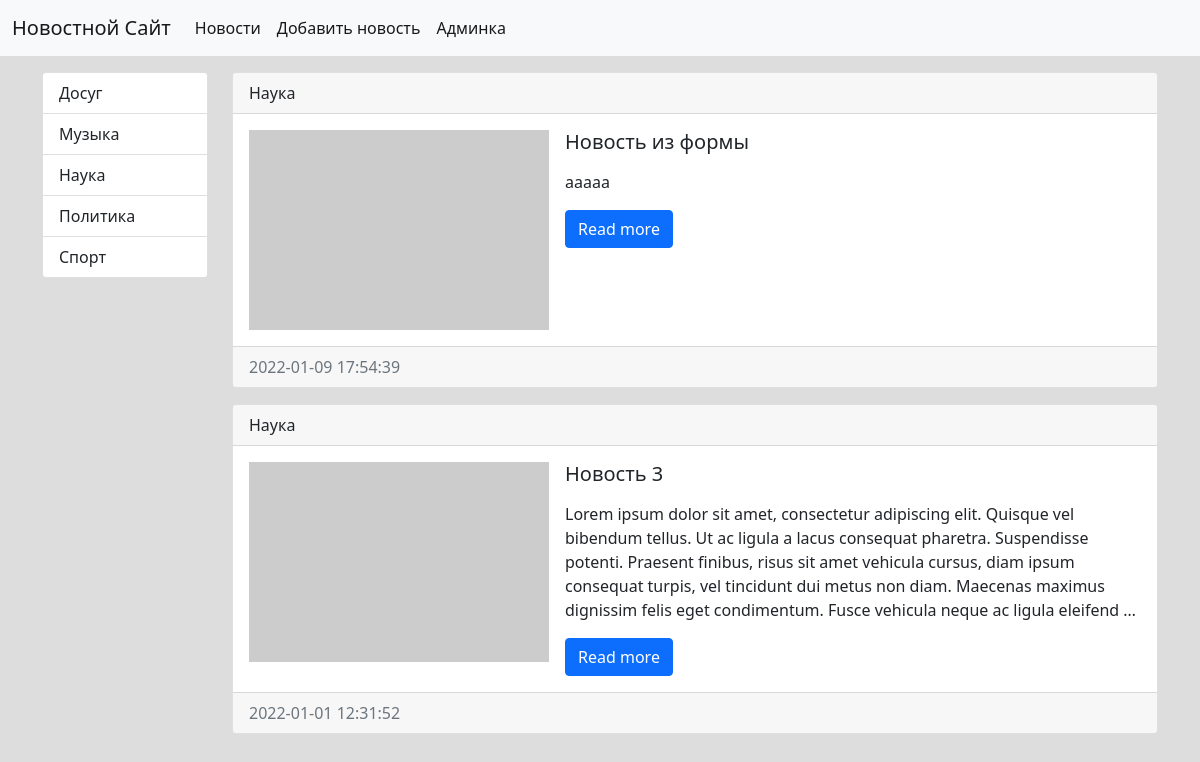
/category/4/, run on an earlier commit of the app's database.
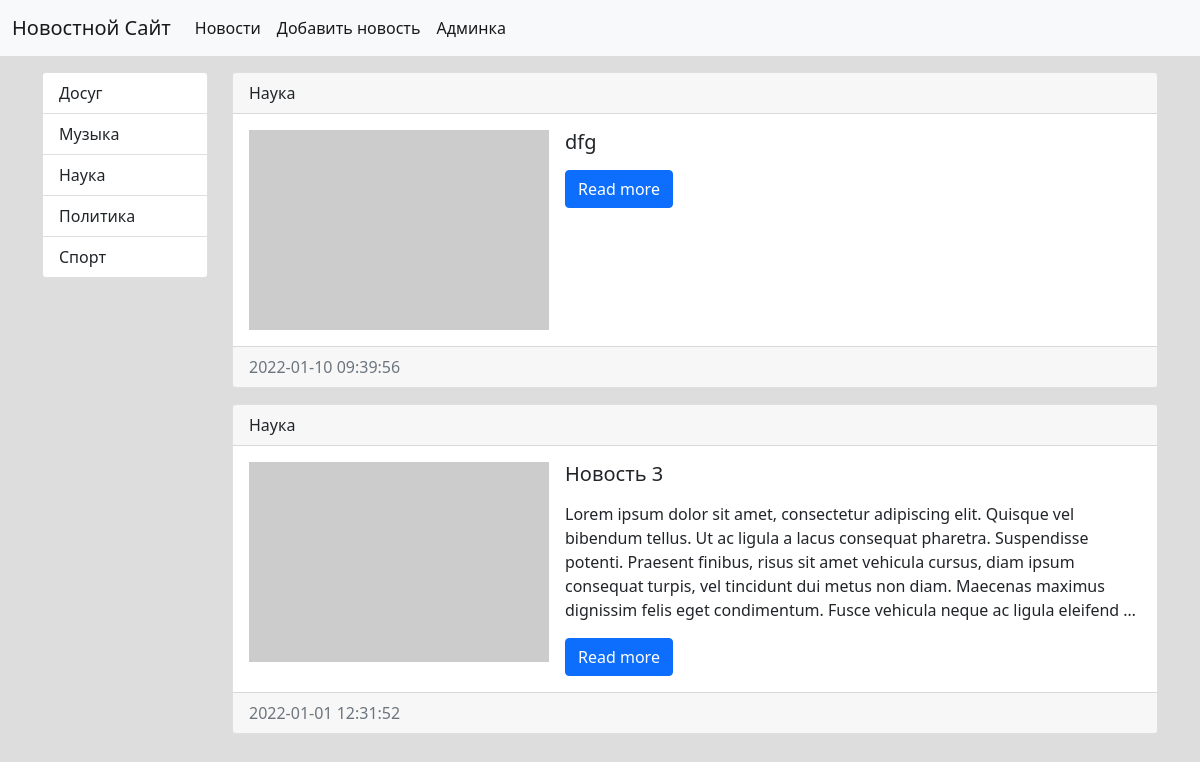
And on a later commit of the database.
### news/models.py (models this page shows, shortened)
class Category(models.Model):
    title = models.CharField(max_length=150, db_index=True, verbose_name='Категория')
    def get_absolute_url(self):
        return reverse('category', kwargs={"category_id": self.pk})
    def __str__(self):
        return self.title
    class Meta:
        verbose_name = 'категория'
        verbose_name_plural = 'категории'
        ordering = ['title']

class News(models.Model):
    title = models.CharField(max_length=150, verbose_name='Наименование')
    content = models.TextField(blank=True, verbose_name='Контент')
    created_at = models.DateTimeField(auto_now_add=True, verbose_name='Дата создания')
    updated_at = models.DateTimeField(auto_now=True, verbose_name='Дата изменения')
    photo = models.ImageField(upload_to='photos/%Y/%m/%d', verbose_name='Фото', blank=True)
    is_published = models.BooleanField(default=True, verbose_name='Опубликовано')
    category = models.ForeignKey('Category', on_delete=models.PROTECT)
    def get_absolute_url(self):
        return reverse('news_view', kwargs={"news_id": self.pk})
    class Meta:
        verbose_name = 'новость'
        verbose_name_plural = 'новости'
        ordering = ['-created_at']

### news/views.py (the view)
# urls.py: path('category/<int:category_id>/', get_category, name='category'),
def get_category(request, category_id):
    news = News.objects.filter(category_id=category_id)
    category = Category.objects.get(pk=category_id)
    context = {
        'news': news,
        'category': category,
    }
    return render(request, 'news/category.html', context)

### news/templatetags/news_tags.py (called while the page is built)
@register.inclusion_tag('news/list_categories.html')
def show_categories():
    categories = Category.objects.all()
    return {"categories": categories, }

### news/templates/news/category.html (shortened to what this page needs)
{% extends 'base.html' %}
{% block sidebar %}
{% include 'inc/_sidebar.html' %}
{% endblock %}
{% block content %}
            {% for item in news %}
                <div class="card mb-3">
                    <div class="card-header">
                        {{ item.category }}
                    </div>
                    <div class="card-body">
                        <div class="d-flex">
                            <div class="flex-shrink-0">
                                {% if item.photo %}
                                    <img src="{{ item.photo.url }}" width="300" alt="" class="mr-3">
                                {% else %}
                                    <img src="https://picsum.photos/300/200.webp?random={{ forloop.counter }}" alt="">
                                {% endif %}
                            </div>
                            <div class="flex-grow-1 ms-3">
                                <h5 class="card-title">{{ item.title }}</h5>
                                <p class="card-text">{{ item.content|linebreaks|truncatewords:50 }}</p>
                                <a href="{{ item.get_absolute_url }}" class="btn btn-primary">Read more</a>
                            </div>
                        </div>
                    </div>
                    <div class="card-footer text-muted">
                        {{ item.created_at|date:"Y-m-d H:i:s" }}
                    </div>
                </div>
            {% endfor %}
{% endblock %}

### templates/base.html (shortened to what this page needs)
{% load static %}
<!doctype html>
<html lang="en">
<head>
    <link href="{% static 'css/bootstrap.min.css' %}" rel="stylesheet">
    <link rel="stylesheet" href="{% static 'css/style.css'%}"   >
</head>
<body>
{% include 'inc/_navbar.html' %}
<div class="container mt-3">
    <div class="row">
        <div class="col-md-2">
            {% block sidebar %}{% endblock %}
        </div>
        <div class="col-md-10">
            {% block content %}{% endblock %}
        </div>
    </div>
</div>
</body>
</html>

### templates/inc/_navbar.html (shortened to what this page needs)
<nav class="navbar navbar-expand-lg navbar-light bg-light">
    <div class="container-fluid">
        <a class="navbar-brand" href="{% url 'home' %} ">Новостной Сайт</a>
        <div class="collapse navbar-collapse" id="navbarSupportedContent">
            <ul class="navbar-nav me-auto mb-2 mb-lg-0">
                <li class="nav-item">
                    <a class="nav-link active" aria-current="page" href="{% url 'home' %}">Новости</a>
                </li>
                <li class="nav-item">
                    <a class="nav-link active" aria-current="page" href="{% url 'add_news' %}">Добавить новость</a>
                </li>
                <li class="nav-item">
                    <a class="nav-link active" aria-current="page" href="{% url 'admin:index' %}">Админка</a>
                </li>
            </ul>
        </div>
    </div>
</nav>

### templates/inc/_sidebar.html
{% load news_tags %}
{% show_categories %}

### news/templates/news/list_categories.html
<div class="list-group">
    {% for item in categories %}
        <a href="{{  item.get_absolute_url }}" class="list-group-item list-group-item-action">{{ item.title }}</a>
    {% endfor %}
</div>

### SimpleDjangoApp/static/css/style.css (style rules this page uses)
body { background-color: #ddd; }

What changed in the data, as far as the page shows it:
no longer on this page (row edited): News: category "Наука", title "Новость из формы", content "ааааа", created_at "2022-01-09 17:54:39"
added News: category "Наука", title "dfg", created_at "2022-01-10 09:39:56"
